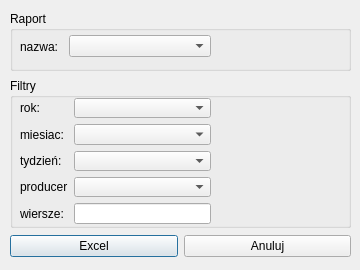
<?xml version="1.0" encoding="UTF-8"?>
<ui version="4.0">
 <class>Dialog</class>
 <widget class="QDialog" name="Dialog">
  <property name="geometry">
   <rect>
    <x>0</x>
    <y>0</y>
    <width>360</width>
    <height>270</height>
   </rect>
  </property>
  <property name="windowTitle">
   <string>Dialog</string>
  </property>
  <widget class="QWidget" name="verticalLayoutWidget">
   <property name="geometry">
    <rect>
     <x>10</x>
     <y>10</y>
     <width>341</width>
     <height>251</height>
    </rect>
   </property>
   <layout class="QVBoxLayout" name="verticalLayout">
    <item>
     <widget class="QGroupBox" name="groupBox">
      <property name="minimumSize">
       <size>
        <width>0</width>
        <height>55</height>
       </size>
      </property>
      <property name="maximumSize">
       <size>
        <width>16777215</width>
        <height>60</height>
       </size>
      </property>
      <property name="title">
       <string>Raport</string>
      </property>
      <widget class="QWidget" name="horizontalLayoutWidget">
       <property name="geometry">
        <rect>
         <x>10</x>
         <y>20</y>
         <width>191</width>
         <height>31</height>
        </rect>
       </property>
       <layout class="QHBoxLayout" name="horizontalLayout">
        <item>
         <widget class="QLabel" name="label">
          <property name="maximumSize">
           <size>
            <width>43</width>
            <height>16777215</height>
           </size>
          </property>
          <property name="text">
           <string>nazwa:</string>
          </property>
         </widget>
        </item>
        <item>
         <widget class="QComboBox" name="comboBox_raport_name"/>
        </item>
       </layout>
      </widget>
     </widget>
    </item>
    <item>
     <widget class="QGroupBox" name="groupBox_2">
      <property name="minimumSize">
       <size>
        <width>0</width>
        <height>150</height>
       </size>
      </property>
      <property name="maximumSize">
       <size>
        <width>16777215</width>
        <height>150</height>
       </size>
      </property>
      <property name="title">
       <string>Filtry</string>
      </property>
      <widget class="QWidget" name="formLayoutWidget">
       <property name="geometry">
        <rect>
         <x>10</x>
         <y>20</y>
         <width>191</width>
         <height>126</height>
        </rect>
       </property>
       <layout class="QFormLayout" name="formLayout">
        <item row="0" column="0">
         <widget class="QLabel" name="label_2">
          <property name="text">
           <string>rok:</string>
          </property>
         </widget>
        </item>
        <item row="0" column="1">
         <widget class="QComboBox" name="comboBox_year"/>
        </item>
        <item row="1" column="1">
         <widget class="QComboBox" name="comboBox_month"/>
        </item>
        <item row="1" column="0">
         <widget class="QLabel" name="label_3">
          <property name="text">
           <string>miesiac:</string>
          </property>
         </widget>
        </item>
        <item row="2" column="1">
         <widget class="QComboBox" name="comboBox_week"/>
        </item>
        <item row="2" column="0">
         <widget class="QLabel" name="label_4">
          <property name="text">
           <string>tydzień:</string>
          </property>
         </widget>
        </item>
        <item row="3" column="1">
         <widget class="QComboBox" name="comboBox_producer"/>
        </item>
        <item row="3" column="0">
         <widget class="QLabel" name="label_5">
          <property name="text">
           <string>producer</string>
          </property>
         </widget>
        </item>
        <item row="4" column="0">
         <widget class="QLabel" name="label_6">
          <property name="text">
           <string>wiersze: </string>
          </property>
         </widget>
        </item>
        <item row="4" column="1">
         <widget class="QLineEdit" name="lineEdit_rows_nr"/>
        </item>
       </layout>
      </widget>
     </widget>
    </item>
    <item>
     <layout class="QHBoxLayout" name="horizontalLayout_2">
      <item>
       <widget class="QPushButton" name="pushButton_excel">
        <property name="text">
         <string>Excel</string>
        </property>
       </widget>
      </item>
      <item>
       <widget class="QPushButton" name="pushButton_cancel">
        <property name="text">
         <string>Anuluj</string>
        </property>
       </widget>
      </item>
     </layout>
    </item>
   </layout>
  </widget>
 </widget>
 <resources/>
 <connections/>
</ui>
